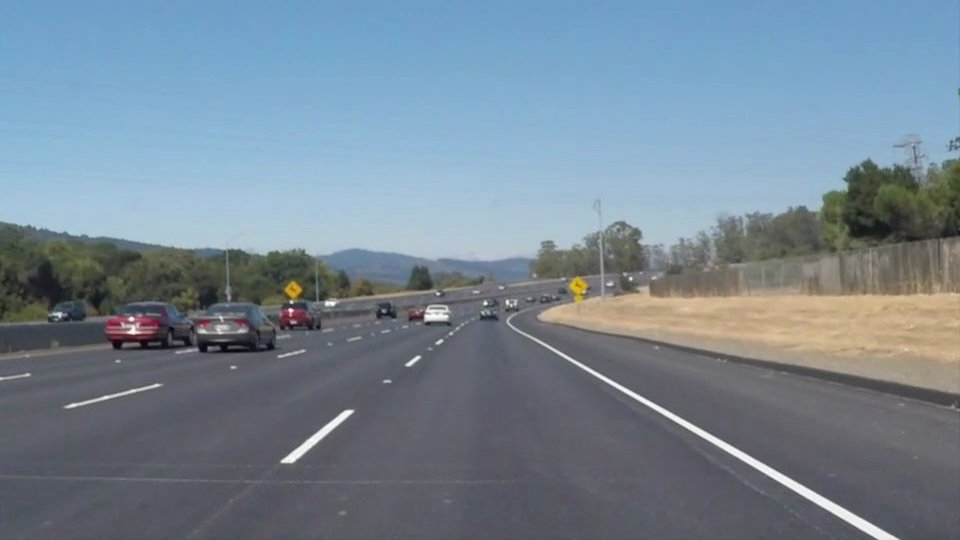
#> input picture Data/straight_line.png, 960 x 540 px, found by its file name
$ jupyter execute multilane_detection.ipynb
#> lines starting #> are read from the running program, lines starting #| are printed output that depends on the picture; after the words box and inside, x2 and y2 are one past the last pixel; in counts of white or black regions, pixels touching at a corner belong together
[cell 1]
import numpy as np
import cv2
import matplotlib.pyplot as plt

[cell 2]
image = cv2.imread('/home/veeransh/Desktop/self-driven-car-ai/Data/straight_line.png')
#> image is the input picture: shape (540, 960, 3); mean B, G, R 148.1, 134.5, 118.5
print('This image is:', type(image), 'with dimension:', image.shape)
#| This image is: <class 'numpy.ndarray'> with dimension: (540, 960, 3)
plt.figure(figsize = (10, 10))
plt.subplot(1, 2, 1)
plt.imshow(cv2.cvtColor(image, cv2.COLOR_BGR2RGB))
plt.subplot(1, 2, 2)
plt.imshow(cv2.cvtColor(image, cv2.COLOR_BGR2GRAY), cmap = 'gray')
plt.show()
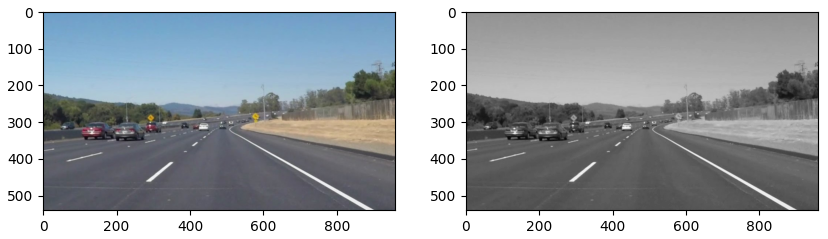
#> figure drawn by matplotlib, 2 panels

[cell 3]
import math

def grayscale(img):
    return cv2.cvtColor(img, cv2.COLOR_BGR2GRAY)

def canny(img, low_threshold, high_threshold):
    return cv2.Canny(img, low_threshold, high_threshold)

def gaussian_blur(img, kernel_size):
    return cv2.GaussianBlur(img, (kernel_size, kernel_size), 0)

def region_of_interest(img, vertices):
    mask = np.zeros_like(img)
    if len(img.shape) > 2:
        channel_count = img.shape[2]
        ignore_mask_color = (255,) * channel_count
    else:
        ignore_mask_color = 255
    cv2.fillPoly(mask, vertices, ignore_mask_color)
    masked_image = cv2.bitwise_and(img, mask)
    return masked_image

def select_rgb_white_yellow(image):
    # white color mask
    lower = np.uint8([200, 200, 200])
    upper = np.uint8([255, 255, 255])
    white_mask = cv2.inRange(image, lower, upper)
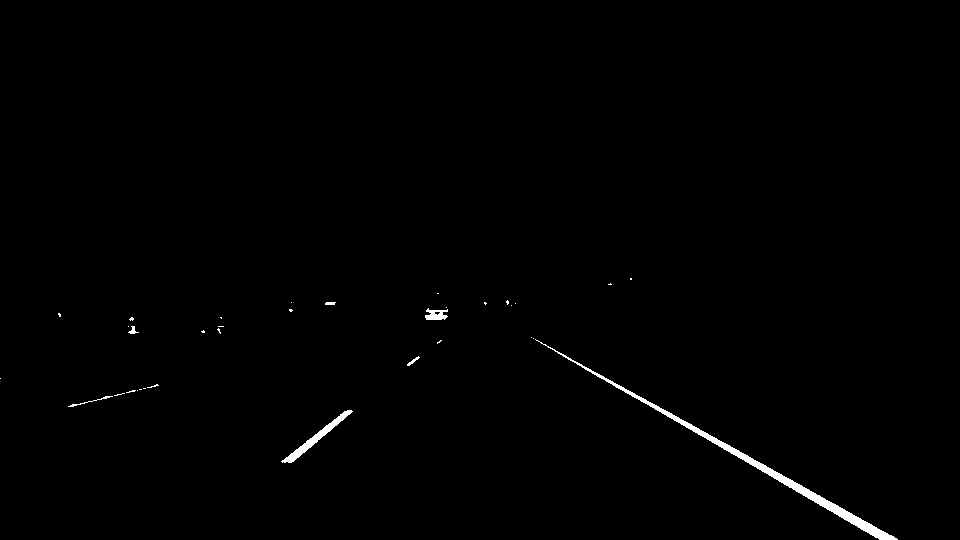
#> white_mask: shape (540, 960); 0.64% white; 34 white regions (27 under 20 px), largest, box (x1, y1, x2, y2) and area: (535, 339, 898, 540) 2248, (281, 410, 353, 463) 560, (425, 308, 448, 320) 181
    # yellow color mask
    lower = np.uint8([190, 190,   0])
    upper = np.uint8([255, 255, 255])
    yellow_mask = cv2.inRange(image, lower, upper)
#> yellow_mask: shape (540, 960); 0.74% white; 63 white regions (53 under 20 px), largest, box (x1, y1, x2, y2) and area: (527, 335, 898, 540) 2379, (281, 410, 353, 463) 590, (425, 306, 448, 321) 208
    # combine the mask
    mask = cv2.bitwise_or(white_mask, yellow_mask)
    masked = cv2.bitwise_and(image, image, mask = mask)
    return masked

[cell 4]
plt.figure(figsize = (15, 10))

filtered_color = select_rgb_white_yellow(cv2.cvtColor(image, cv2.COLOR_BGR2RGB))

plt.subplot(2, 2, 1)
plt.imshow(grayscale(filtered_color), cmap = 'gray')
plt.title('grayscale')

plt.subplot(2, 2, 2)
plt.imshow(canny(filtered_color, 100, 150))
#> in canny, `return cv2.Canny(img, low_threshold, high_threshold)`:
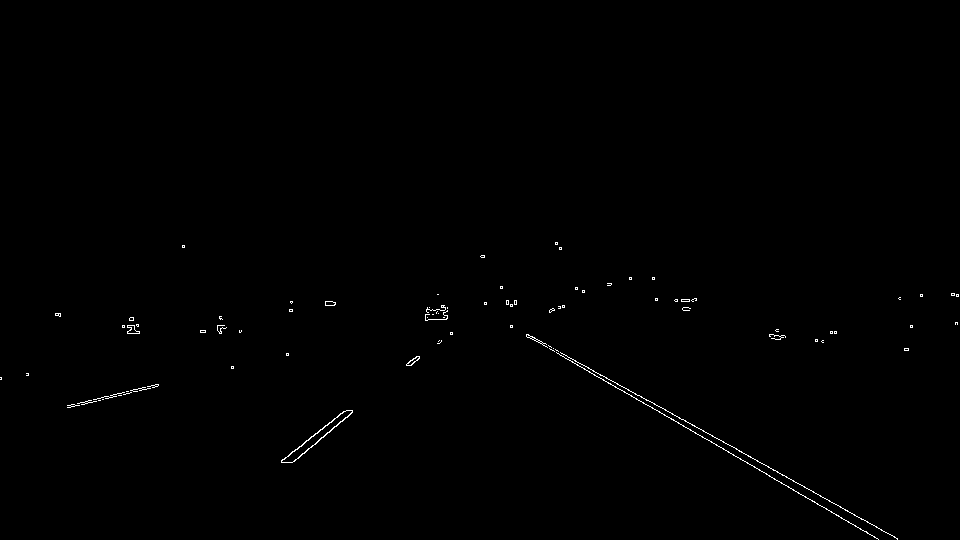
#> returned value: shape (540, 960); 0.38% white in thin lines or dots, all inside (x1, y1, x2, y2) = (0, 242, 959, 540)
plt.title('canny edge detection')

plt.subplot(2, 2, 3)
plt.imshow(gaussian_blur(canny(filtered_color, 100, 150), 5))
plt.title('gaussian blur k=5')

plt.subplot(2, 2, 4)
plt.imshow(gaussian_blur(canny(filtered_color, 100, 150), 7))
plt.title('gaussian blur k=7')

plt.show()

[cell 5]
blurred = gaussian_blur(canny(filtered_color, 100, 150), 7)
rows, cols = image.shape[:2]
bottom_left  = [int(cols*-0.35), int(rows*0.95)]
top_left     = [int(cols*0.15), int(rows*0.65)]
bottom_right = [int(cols*0.95), int(rows*0.95)]
top_right    = [int(cols*0.65), int(rows*0.65)]
vertices = np.array([[bottom_left, top_left, top_right, bottom_right]], dtype=np.int32)

[cell 6]
copied = np.copy(blurred)
cv2.line(copied,tuple(bottom_left),tuple(bottom_right), (255, 0, 0), 5)
cv2.line(copied,tuple(bottom_right),tuple(top_right), (255, 0, 0), 5)
cv2.line(copied,tuple(top_left),tuple(bottom_left), (255, 0, 0), 5)
cv2.line(copied,tuple(top_left),tuple(top_right), (255, 0, 0), 5)
plt.imshow(copied)
plt.show()

[cell 7]
copied = np.copy(blurred)
plt.imshow(region_of_interest(copied,vertices))
#> in region_of_interest, `cv2.fillPoly(mask, vertices, ignore_mask_color)`:
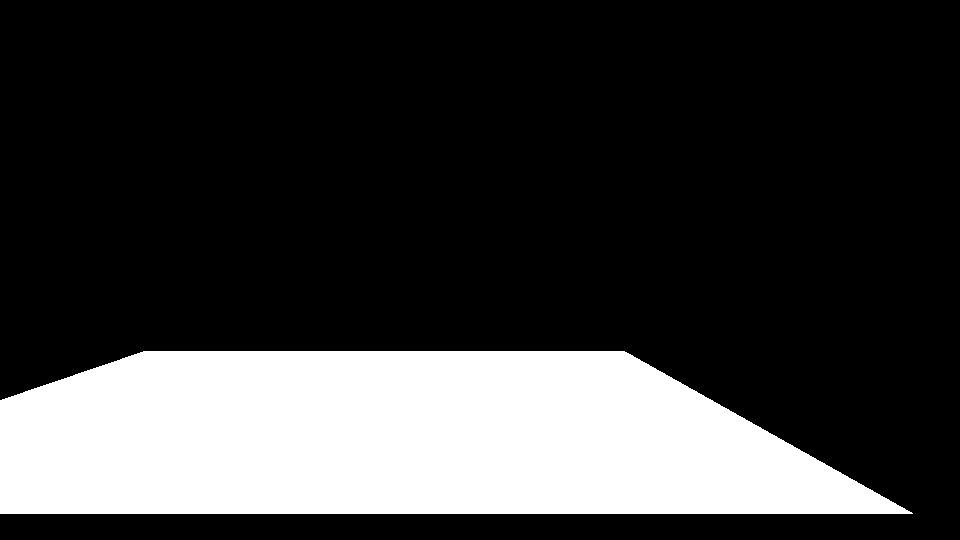
#> mask: shape (540, 960); 23.5% white; 1 white region, box (x1, y1, x2, y2) and area: (0, 351, 913, 514) 121866
plt.show()

[cell 8]
from sklearn.cluster import AgglomerativeClustering
interested = region_of_interest(copied,vertices)
wheres = np.where(interested > 80)
#> wheres = 750 positions, rows 353 to 511, columns 68 to 847
clustered = AgglomerativeClustering(3).fit_predict(wheres[1].reshape([-1,1]))
#> clustered = 750 values, max 2 at index 215, min 0 at index 3, mean 1.09

[cell 9]
plt.figure(figsize = (15, 7))
plt.imshow(interested)
colors = ['r','g','b']
for i in range(3):
    plt.scatter(wheres[1][clustered==i],wheres[0][clustered==i],label=i,color=colors[i])
plt.show()
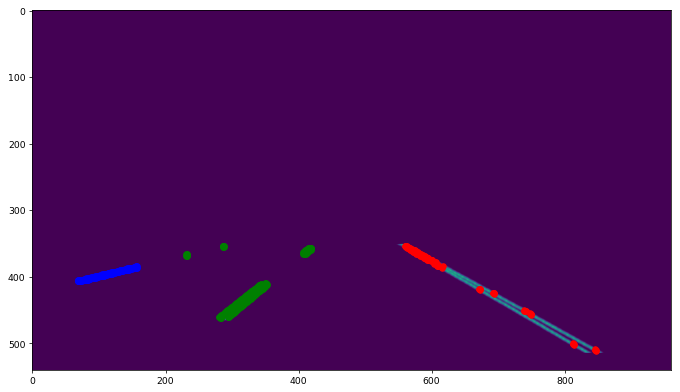
#> figure drawn by matplotlib, 1 panel
plt.show()

[cell 10]
from scipy import signal
plt.plot(wheres[1][clustered==1],label='green lane')
savgol = signal.savgol_filter(wheres[1][clustered==1], wheres[1][clustered==1].shape[0], 2)
#> savgol = 347 values, max 394.2 at index 0, min 288.3 at index 346, mean 332.2
plt.plot(savgol,label='savgol filter')
plt.legend()
plt.show()
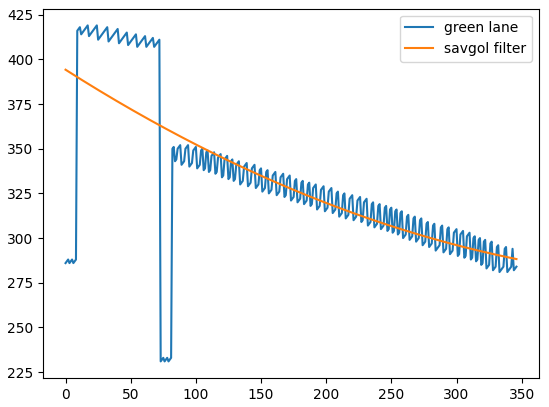
#> figure drawn by matplotlib, 1 panel; curve peaks at x = 17, y = 419; curve peaks at x = 0, y = 394.2

[cell 11]
plt.figure(figsize = (15, 7))
plt.imshow(interested)
colors = ['r','g','b']
for i in range(3):
    plt.scatter(wheres[1][clustered==i],wheres[0][clustered==i],label=i,color=colors[i])
plt.scatter(savgol,wheres[0][clustered==1],color='y')
plt.show()
plt.show()

[cell 12]
blue_x, blue_y = wheres[1][clustered==2], wheres[0][clustered==2]
#> blue_x = 237 values, max 157 at index 2, min 68 at index 216, mean 112.6; blue_y = 237 values from 384 to 407
blue_top = [np.max(blue_x),np.min(blue_y)]
#> blue_top = [157, 384]
blue_bottom = [np.min(blue_x),np.max(blue_y)]
#> blue_bottom = [68, 407]

green_x, green_y = wheres[1][clustered==1], wheres[0][clustered==1]
#> green_x = 347 values, max 419 at index 17, min 231 at index 73, mean 332.2; green_y = 347 values from 353 to 462
green_top = [np.max(green_x),np.min(green_y)]
#> green_top = [419, 353]
green_bottom = [np.min(savgol),np.max(green_y)]
#> green_bottom = [288.3, 462]

red_x, red_y = wheres[1][clustered==0], wheres[0][clustered==0]
#> red_x = 166 values, max 847 at index 164, min 560 at index 0, mean 614.4; red_y = 166 values from 353 to 511
red_top = [np.min(red_x),np.min(red_y)]
#> red_top = [560, 353]
red_bottom = [np.max(red_x),np.max(red_y)]
#> red_bottom = [847, 511]

plt.imshow(interested)

plt.scatter(*blue_top,c='r')
plt.scatter(*blue_bottom,c='r')

plt.scatter(*green_top,c='r')
plt.scatter(*green_bottom,c='r')

plt.scatter(*red_top,c='r')
plt.scatter(*red_bottom,c='r')

plt.show()
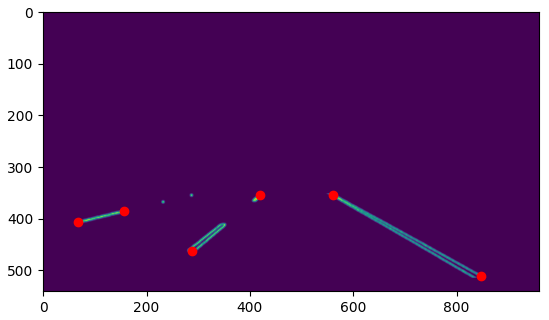
#> figure drawn by matplotlib, 1 panel

[cell 13]
m_blue, c_blue = np.polyfit([blue_top[1],blue_bottom[1]],
                           [blue_top[0],blue_bottom[0]],1)
#> m_blue = -3.87; c_blue = 1642.9
dot_blue_bottom = [int(image.shape[0]*m_blue+c_blue),image.shape[0]]
#> dot_blue_bottom = [-446, 540]
dot_blue_top = [int(green_top[1]*m_blue+c_blue),green_top[1]]
#> dot_blue_top = [276, 353]
copied = np.copy(interested)
cv2.line(copied,tuple(dot_blue_top),tuple(dot_blue_bottom),(255,0,0),5)

m_green, c_green = np.polyfit([green_top[1],green_bottom[1]],
                           [green_top[0],green_bottom[0]],1)
#> m_green = -1.2; c_green = 842.4
dot_green_bottom = [int(image.shape[0]*m_green+c_green),image.shape[0]]
#> dot_green_bottom = [194, 540]
cv2.line(copied,tuple(green_top),tuple(dot_green_bottom),(255,0,0),5)

m_red, c_red = np.polyfit([red_top[1],red_bottom[1]],
                           [red_top[0],red_bottom[0]],1)
#> m_red = 1.82; c_red = -81.21
dot_red_bottom = [int(image.shape[0]*m_red+c_red),image.shape[0]]
#> dot_red_bottom = [899, 540]
cv2.line(copied,tuple(red_top),tuple(dot_red_bottom),(255,0,0),5)
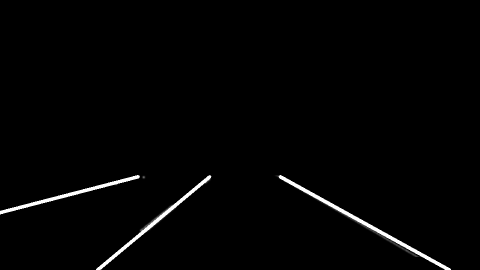
#> copied: shape (540, 960) (shown at 1/2 size); min 0, max 255, mean 3.5

plt.imshow(copied)
plt.show()

[cell 14]
plt.figure(figsize = (15, 7))
copied = np.copy(cv2.cvtColor(image, cv2.COLOR_BGR2RGB))
window_img = np.zeros_like(copied)
polyfill = np.array([bottom_left,bottom_right,top_right,top_left])
#> polyfill = [[-336, 513], [912, 513], [624, 351], [144, 351]]
cv2.fillPoly(window_img, pts =[polyfill], color=(0,255, 0))
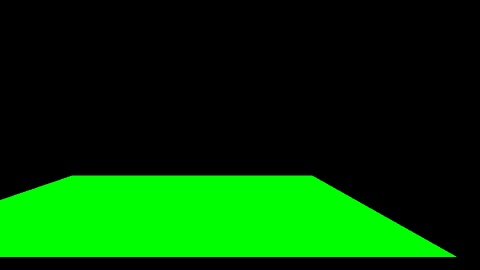
#> window_img: shape (540, 960, 3) (shown at 1/2 size); mean of channels 0, 1, 2 0, 59.9, 0; drawn as B, G, R
copied = cv2.addWeighted(copied, 1, window_img, 0.3, 0)
#> copied: shape (540, 960, 3)
cv2.line(copied,tuple(dot_blue_top),tuple(dot_blue_bottom),(255,0,0),5)
cv2.line(copied,tuple(green_top),tuple(dot_green_bottom),(255,0,0),5)
cv2.line(copied,tuple(red_top),tuple(dot_red_bottom),(255,0,0),5)
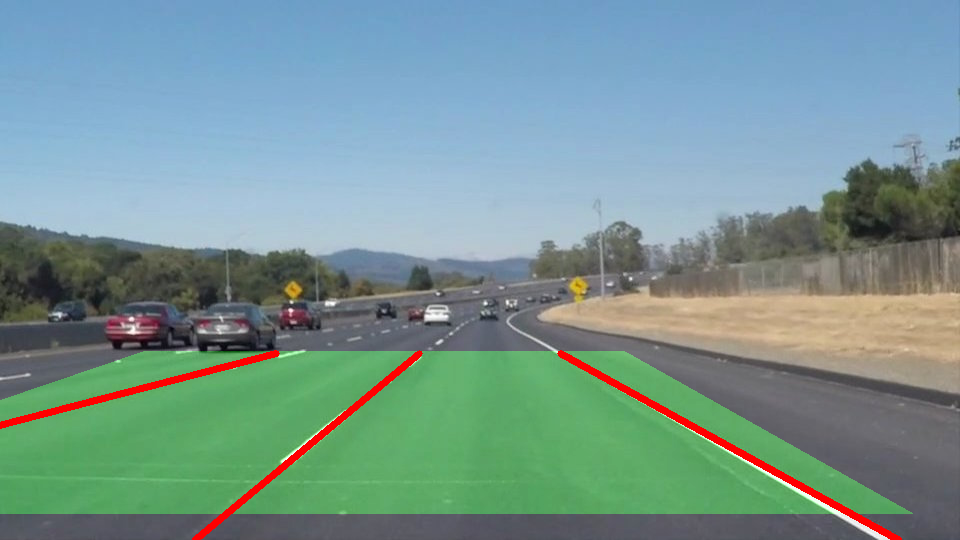
#> copied: shape (540, 960, 3); mean R, G, B 119.9, 149.6, 146
plt.imshow(copied)
plt.show()

$ run again, with Data/curved_lane_detection.png copied over Data/straight_line.png
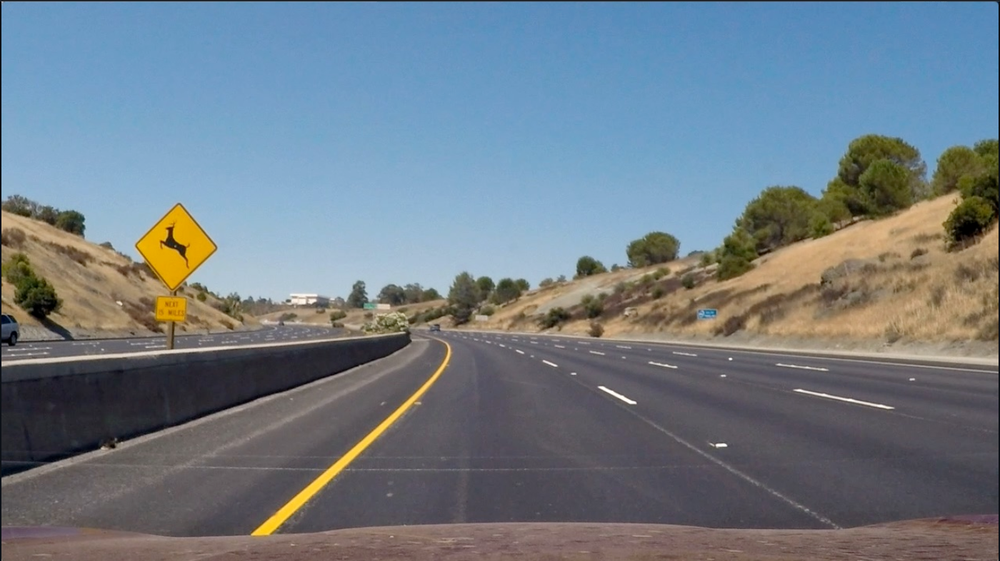
#> input picture Data/curved_lane_detection.png, 1000 x 561 px, shrunk from 1400 x 786 before the run, found by its file name
#> image is the input picture: shape (561, 1000, 3); mean B, G, R 133.4, 123.9, 112.3
#| This image is: <class 'numpy.ndarray'> with dimension: (561, 1000, 3)
#> in select_rgb_white_yellow, `white_mask = cv2.inRange(image, lower, upper)`:
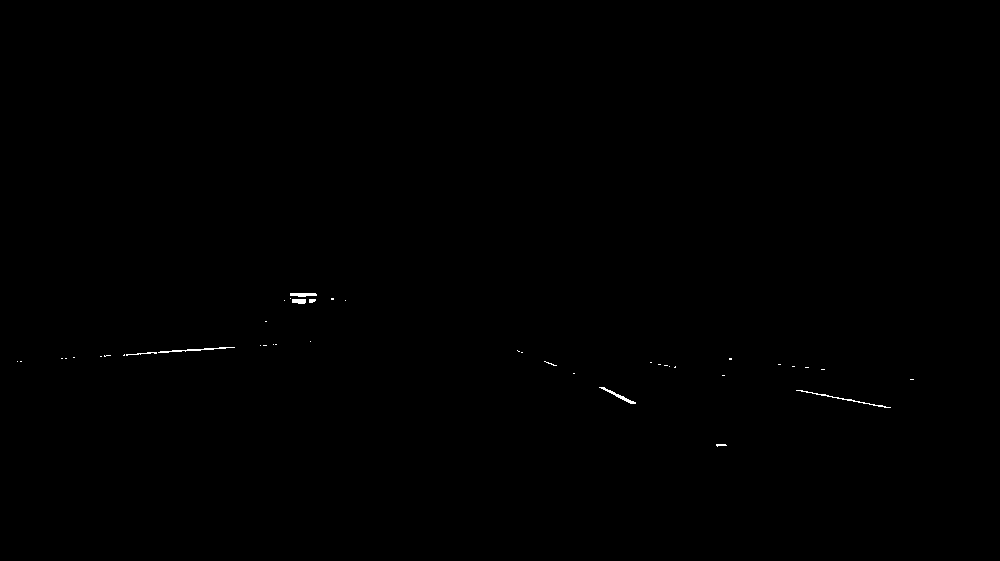
#> white_mask: shape (561, 1000); 0.13% white in thin lines or dots, all inside (x1, y1, x2, y2) = (17, 293, 914, 447)
#> yellow_mask: shape (561, 1000); 0.66% white; 84 white regions (70 under 20 px), largest, box (x1, y1, x2, y2) and area: (252, 344, 450, 535) 1651, (6, 340, 327, 364) 696, (887, 354, 996, 362) 247
#> mask: shape (561, 1000); 23.5% white; 1 white region, box (x1, y1, x2, y2) and area: (0, 364, 951, 533) 131583
#> wheres = 803 positions, rows 364 to 532, columns 101 to 724
#> clustered = 803 values, max 2 at index 0, min 0 at index 492, mean 1.24
#> savgol = 95 values from 555.6 to 743.9
#> blue_x = 449 values, max 445 at index 2, min 346 at index 425, mean 401; blue_y = 449 values from 364 to 464
#> blue_top = [445, 364]
#> blue_bottom = [346, 464]
#> green_x = 95 values, max 724 at index 78, min 549 at index 0, mean 628.4; green_y = 95 values from 364 to 446
#> green_top = [724, 364]
#> green_bottom = [555.6, 446]
#> red_x = 259 values, max 345 at index 9, min 101 at index 0, mean 295.6; red_y = 259 values from 447 to 532
#> red_top = [101, 447]
#> red_bottom = [345, 532]
#> m_blue = -0.99; c_blue = 805.4
#> dot_blue_bottom = [249, 561]
#> dot_blue_top = [445, 364]
#> m_green = -2.05; c_green = 1471.6
#> dot_green_bottom = [319, 561]
#> m_red = 2.87; c_red = -1182.2
#> dot_red_bottom = [428, 561]
#> polyfill = [[-350, 532], [950, 532], [650, 364], [150, 364]]
#> `cv2.line(copied,tuple(red_top),tuple(dot_red_bottom),(255,0,0),5)`:
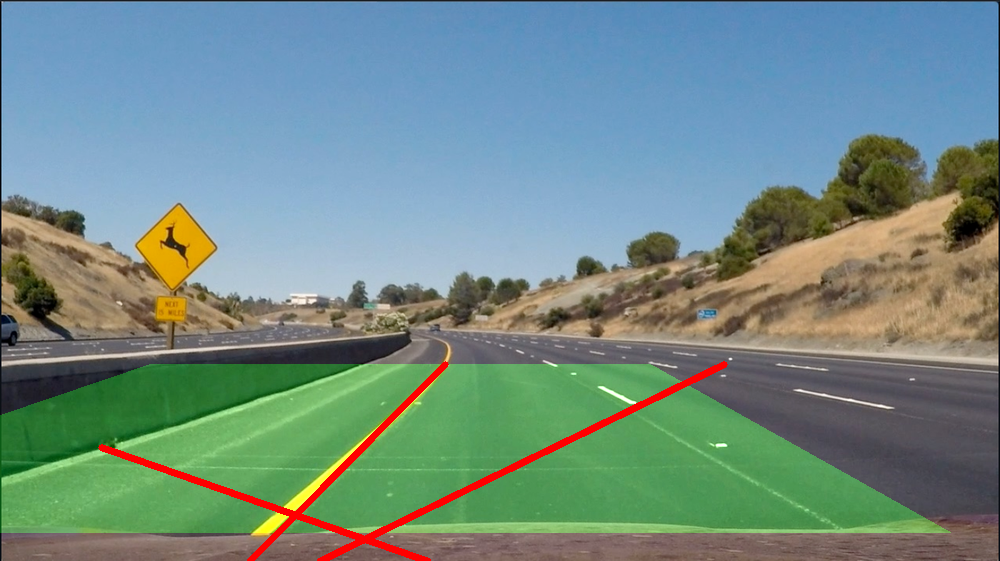
#> copied: shape (561, 1000, 3); mean R, G, B 114, 139.6, 132.2

$ run again, with Data/green_traffic_light2.png copied over Data/straight_line.png
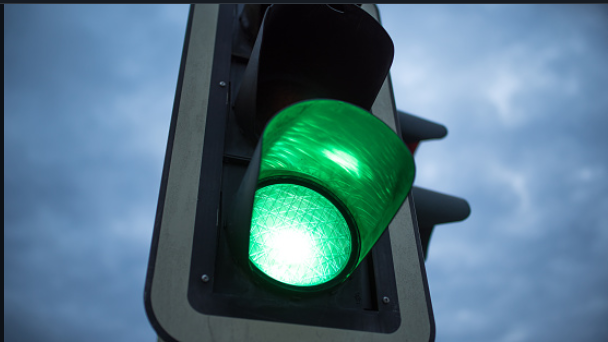
#> input picture Data/green_traffic_light2.png, 608 x 342 px, found by its file name
#> image is the input picture: shape (342, 608, 3); mean B, G, R 132.6, 116.6, 81.5
#| This image is: <class 'numpy.ndarray'> with dimension: (342, 608, 3)
#> white_mask: shape (342, 608); 1.5% white; 52 white regions (49 under 20 px), largest, box (x1, y1, x2, y2) and area: (258, 219, 322, 284) 2733, (400, 71, 418, 85) 163, (328, 153, 355, 171) 156
#> yellow_mask: shape (342, 608); 2.3% white; 45 white regions (40 under 20 px), largest, box (x1, y1, x2, y2) and area: (253, 217, 324, 284) 2927, (391, 56, 435, 105) 1161, (490, 79, 512, 105) 297, (327, 152, 356, 171) 210, (423, 165, 435, 177) 107
#> mask: shape (342, 608); 23.5% white; 1 white region, box (x1, y1, x2, y2) and area: (0, 222, 578, 325) 48775
#> wheres = 1138 positions, rows 222 to 283, columns 253 to 328
#> clustered = 1138 values, max 2 at index 22, min 0 at index 7, mean 1.14
#> savgol = 407 values, max 271.7 at index 0, min 262.4 at index 223, mean 265
#> blue_x = 446 values, max 328 at index 222, min 308 at index 6, mean 316.8; blue_y = 446 values from 222 to 282
#> blue_top = [328, 222]
#> blue_bottom = [308, 282]
#> green_x = 407 values, max 277 at index 6, min 253 at index 215, mean 265; green_y = 407 values from 222 to 276
#> green_top = [277, 222]
#> green_bottom = [262.4, 276]
#> red_x = 285 values, max 307 at index 82, min 279 at index 192, mean 295.9; red_y = 285 values from 222 to 283
#> red_top = [279, 222]
#> red_bottom = [307, 283]
#> m_blue = -0.333; c_blue = 402
#> dot_blue_bottom = [287, 342]
#> dot_blue_top = [327, 222]
#> m_green = -0.271; c_green = 337.1
#> dot_green_bottom = [244, 342]
#> m_red = 0.459; c_red = 177.1
#> dot_red_bottom = [334, 342]
#> polyfill = [[-212, 324], [577, 324], [395, 222], [91, 222]]
#> `cv2.line(copied,tuple(red_top),tuple(dot_red_bottom),(255,0,0),5)`:
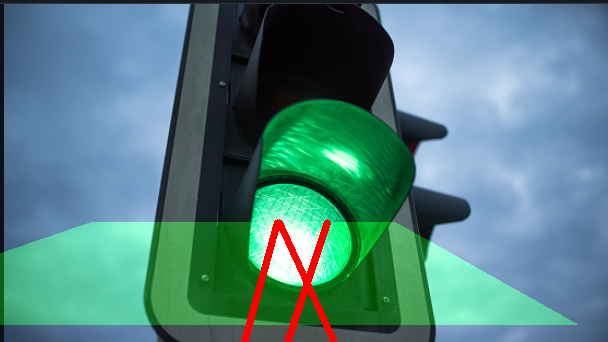
#> copied: shape (342, 608, 3); mean R, G, B 83.3, 130.6, 130.9
